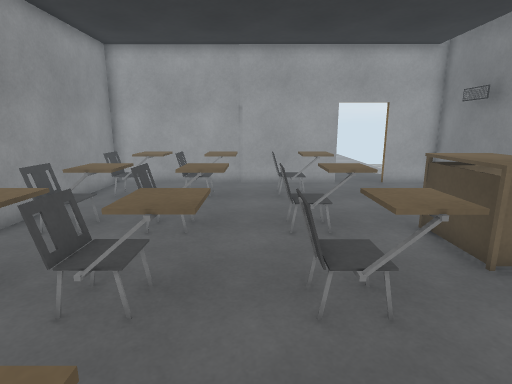
view 1 (above)

16 first-person views from a walk through a Unity game level. The camera is 1.5 m above the floor, tilts 12° down and sees 80° across. Doors are open. The floor is counted in squares, 0.5 m on a side. Each view is taken from the middle of a square. On the plan, view 1 faces up. The plan holds only what a view shows up to about 20 squares ahead; the rest is blank. The place goes on beyond the plan. The player character is not drawn. Surface patterns are stand-ins for the level's own textures.

view 2
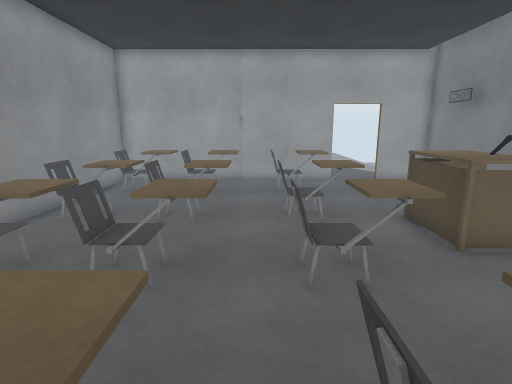

view 3
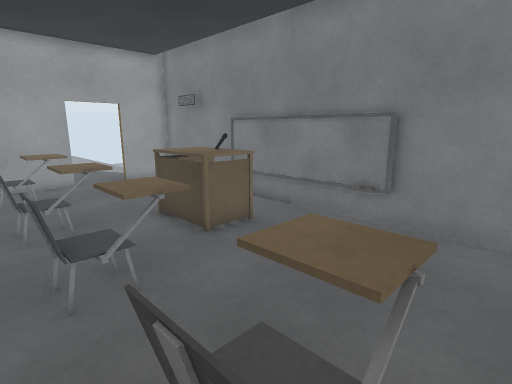

view 4
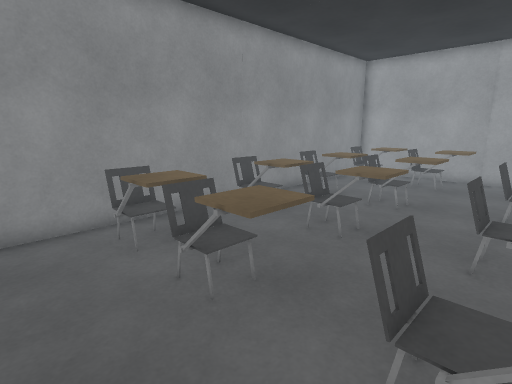

view 5
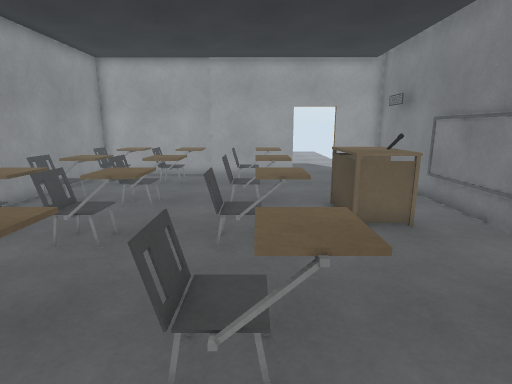

view 6
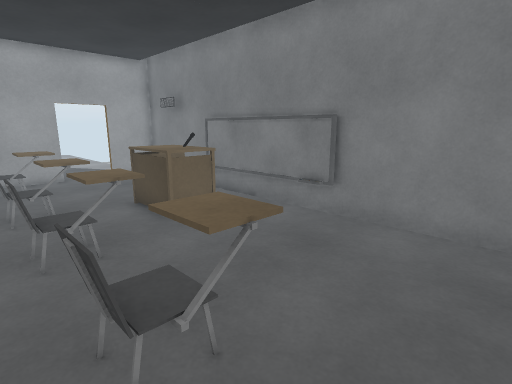

view 7
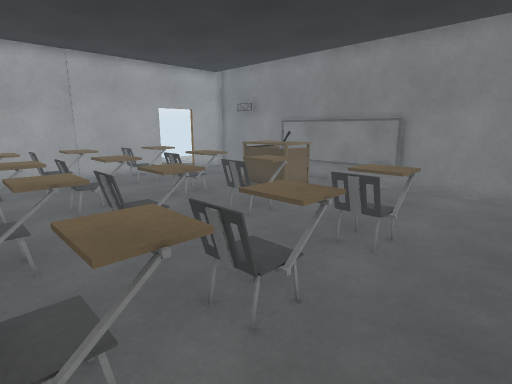

view 8
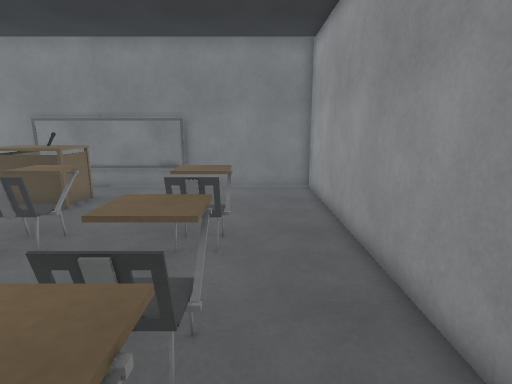

view 9
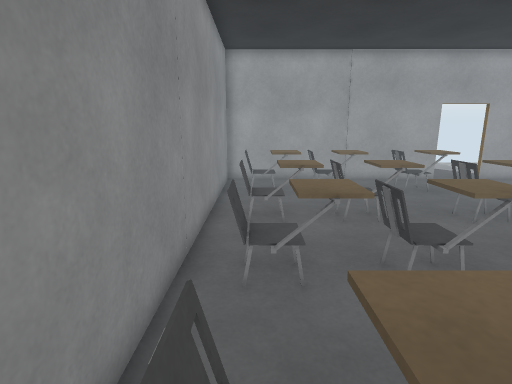

view 10
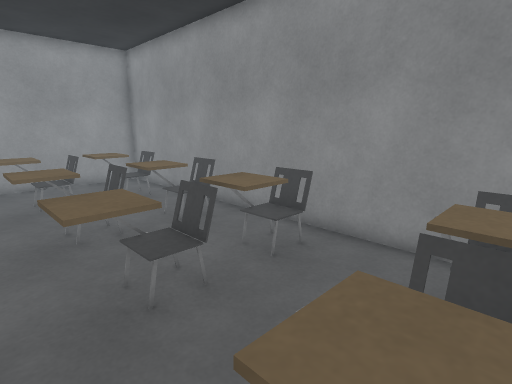

view 11
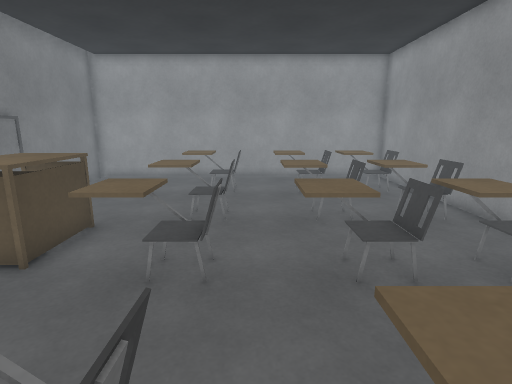

view 12
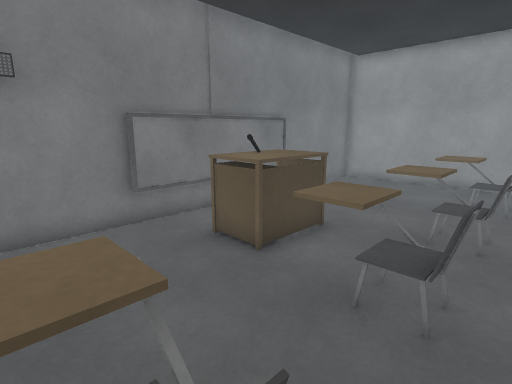

view 13
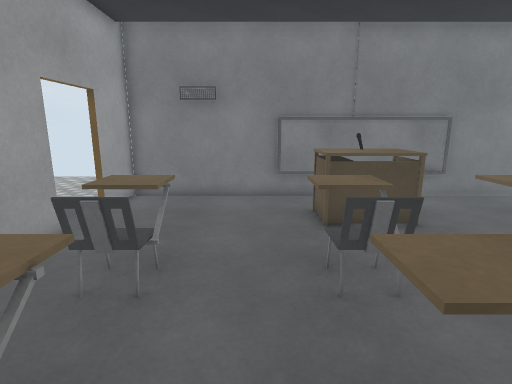

view 14
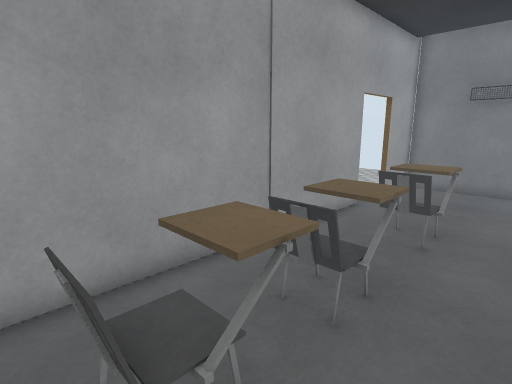

view 15
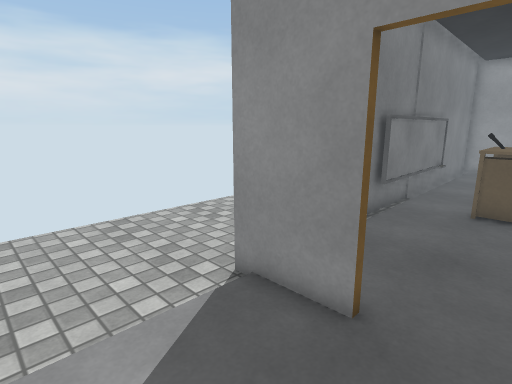

view 16
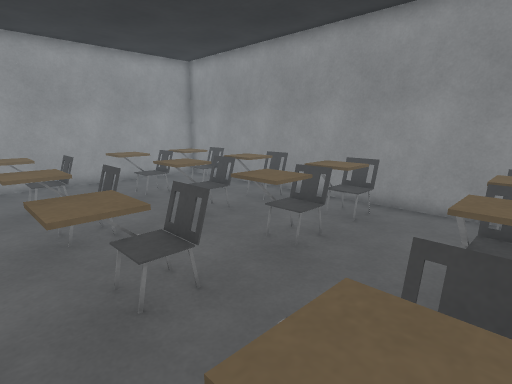

### Floor plan
Points are (right, up) in squares from view 1. A wall is a line through its corners. A room is listed if a view was taken in it or the views show most of it. See-through windows are left out.
Room 1 (views 1, 2, 3, 4, 5, 6, 7, 8, 9, 10, 11, 12, 13, 14, 16)
walls: (4.4, 16.6) (-7.7, 16.6) (-7.7, -3.8) (9.7, -3.8) (9.7, 16.6) (6.9, 16.6)
ways out: open door at (6, 17) to room 2
objects: chair (-7, 0) to (-4, 1); chair (-7, 8) to (-4, 10); chair (-7, 13) to (-4, 14); chair (-6, 4) to (-4, 6); chair (-3, 0) to (-1, 1); chair (-3, 4) to (-1, 6); chair (-3, 8) to (-1, 10); chair (-3, 13) to (-1, 14); chair (1, 0) to (3, 1); chair (1, 4) to (3, 6); chair (1, 8) to (3, 10); chair (1, 13) to (3, 14); other object (5, 6) to (7, 9); other object (9, 3) to (9, 10)
Room 2 (view 15)
walls: (6.9, 16.8) (9.9, 16.8)
ways out: open door at (6, 17) to room 1

Positions as (right, up) in squares from view 1, and headings:
1: (0, 0), facing up
2: (0, -1), facing up
3: (0, -1), facing up-right
4: (2, -3), facing up-left
5: (2, -3), facing up
6: (0, -3), facing up-right
7: (-6, -3), facing up-right
8: (-6, -1), facing right
9: (-6, -1), facing up
10: (0, 14), facing down-left
11: (0, 15), facing down
12: (0, 14), facing down-right
13: (-4, 11), facing right
14: (-7, 11), facing up-right
15: (5, 21), facing down-right
16: (4, 14), facing down-left
